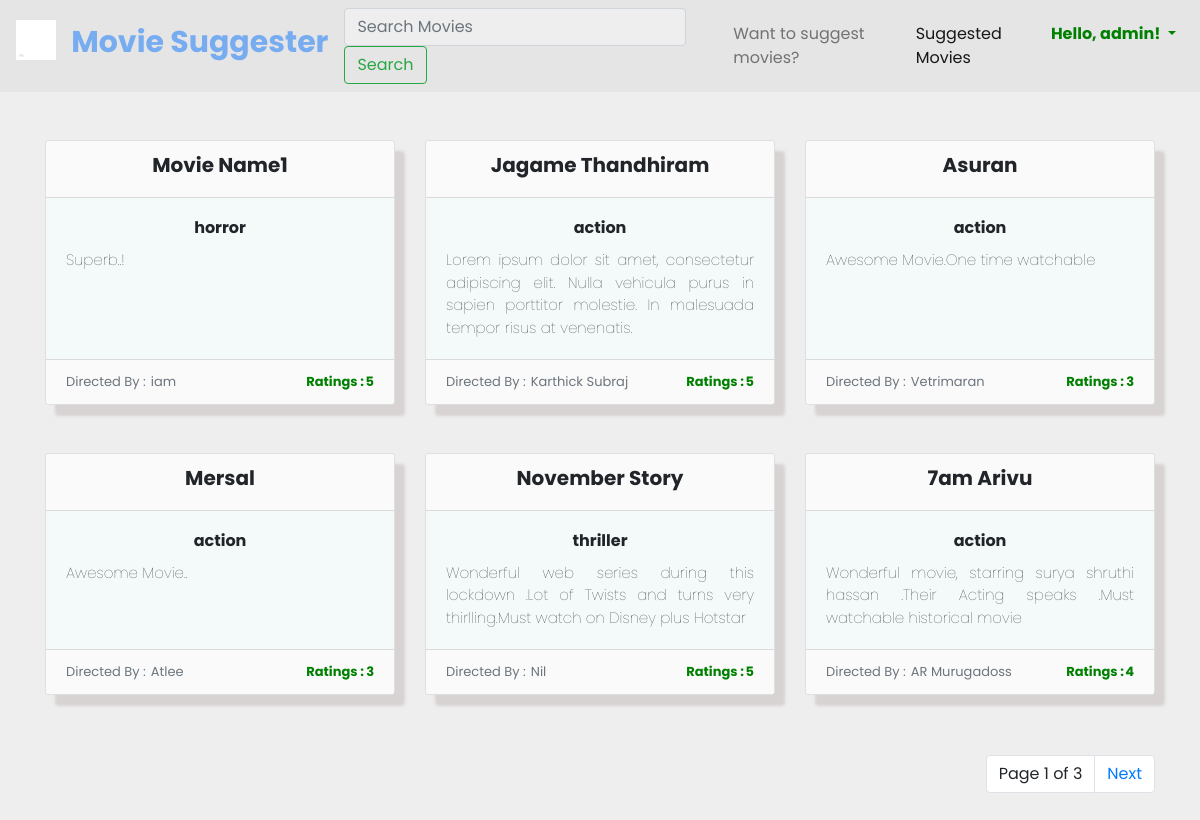
Page /ratedmovies (signed in) on the committed database.
### movierater/models.py (models this page shows)
class Rater(models.Model):
    error_css_class = "error"
    Movie_Name = models.CharField(max_length=100)
    Genre = models.CharField(max_length=50, choices=GENRE_TYPES)
    Directed_By= models.CharField(max_length=100)
    Description= models.TextField()
    Rating = models.CharField(max_length=10, choices=RATING, null=True)

### movierater/views.py (the view, shortened to what this page needs)
# urls.py: path('ratedmovies', views.rated_movies, name="rated"),
def rated_movies(request):
    rated_movies = Rater.objects.all().order_by('-id')
    paginator=Paginator(rated_movies, 6)
    page=request.GET.get('page')
    try:
        books=paginator.page(page)
    except:
        books=paginator.page(1)
    return render(request, 'rated_movies.html', {
        "rated_movies":books, "page":page
    })

### movierater/templates/rated_movies.html (shortened to what this page needs)
{% load static %}
<!DOCTYPE html>
<html lang="en">
  <head>
    <link
      href="https://cdn.jsdelivr.net/npm/bootstrap@5.0.1/dist/css/bootstrap.min.css"
      rel="stylesheet"
    />
    <link
      rel="stylesheet"
      href="https://maxcdn.bootstrapcdn.com/bootstrap/4.0.0/css/bootstrap.min.css"
    />
    <link rel="stylesheet" href="{% static 'css/rated_movies.css' %}" />
  </head>
  <body>
    <nav class="navbar navbar-expand-lg navbar-light mynav">
      <h3 class="navbar-brand" href="#">
        <img
          src="{% static 'images/34590-movie-theatre.gif' %}"
          width="40"
          height="40"
          class="d-inline-block align-top"
          alt=""
          style="background-color: #e5e5e5"
        />
        <span
          style="
            margin-left: 10px;
            font-size: 30px;
            font-weight: bolder;
            color: #77acf1;
          "
          >Movie Suggester</span
        >
      </h3>
      <div class="collapse navbar-collapse" id="navbarTogglerDemo02">
        <form class="form-inline my-2 my-lg-0" method="POST">
          <input
            class="form-control mr-sm-2"
            type="search"
            placeholder="Search Movies"
            aria-label="Search"
            name="search_movie"
            style="background-color: #eee"
          />
          <button class="btn btn-outline-success my-2 my-sm-0" type="submit">
            Search
          </button>
        </form>
        <ul class="navbar-nav ml-auto">
          <li class="nav-item">
            <a class="nav-link" href="{% url 'home' %}"
              >Want to suggest movies? <span class="sr-only">(current)</span></a
            >
          </li>
          <li class="nav-item active">
            <a class="nav-link" href="{% url 'rated' %}">Suggested Movies</a>
          </li>
          <li class="nav-item">
            <div class="collapse navbar-collapse" id="navbarNavDarkDropdown">
              <ul class="navbar-nav">
                <li class="nav-item dropdown">
                  <a
                    class="nav-link dropdown-toggle"
                    href="#"
                    id="navbarDarkDropdownMenuLink"
                    role="button"
                    data-bs-toggle="dropdown"
                    aria-expanded="false"
                    style="color: green; font-weight: bold"
                  >
                    Hello, {{request.user.username}}!
                  </a>
                </li>
              </ul>
            </div>
          </li>
        </ul>
      </div>
    </nav>
    <div class="container">
      <div class="row">
        {% for model in rated_movies %}
        <div class="col-lg-4 col-md-6 col-sm-12 mt-5">
          <div class="card text-center h-100">
            <div class="card-header" style="background-color: #fafafa">
              <h3 class="Title">{{model.Movie_Name}}</h3>
            </div>
            <div class="card-body" style="background-color: #f4f9f9">
              <h5 class="card-title Genre">{{model.Genre}}</h5>
              <p class="card-text Description">{{model.Description}}</p>
            </div>
            <div
              class="card-footer text-muted"
              style="background-color: #fafafa"
            >
              <span class="director">Directed By :</span>
              <span class="direct-name"> {{model.Directed_By}}</span>
              <span class="Rating">Ratings :</span>
              <span class="Rating-rate">{{model.Rating}}</span>
            </div>
          </div>
        </div>
        {% endfor %}
      </div>
    </div>
     {% include 'pagination.html' with page=rated_movies %}
  </body>
</html>

### movierater/static/css/rated_movies.css (style rules this page uses)
body { margin:30px; background:#eee; font-family: 'Poppins', sans-serif !important; }
.mynav { background-color: #e5e5e5; }
.Title { font-size: 20px; font-weight: bolder; }
.Genre { font-size: 16px; font-weight: bold; text-transform:lowercase; }
.Description { font-size: 15px; font-weight: lighter; text-align: justify; }
.director { font-size: 13px; float: left; }
.direct-name { font-size: 13px; float: left; padding-left:5px }
.Rating { font-size: 13px; position: absolute; right: 30px; color: green; font-weight: bold; }
.Rating-rate { font-size: 13px; float: right; color: green; font-weight: bold; }
.card { box-shadow: 10px 11px 3px 0px rgba(194,185,185,0.51); -webkit-box-shadow: 10px 11px 3px 0px rgba(194,185,185,0.51); -moz-box-shadow: 10px 11px 3px 0px rgba(194,185,185,0.51);; }

### movierater/templates/pagination.html (style rules this page uses)
body { background: #eee; font-family: "Poppins", sans-serif !important; }

### rows in the picture
Rater: Movie_Name "Movie Name1", Genre "horror", Description "Superb..!", Directed_By "iam", Rating "5"
Rater: Movie_Name "Jagame Thandhiram", Genre "action", Description "Lorem ipsum dolor sit amet, consectetur adipiscing elit. Nulla vehicula purus in sapien porttitor molestie. In malesuada tempor risus at venenatis.", Directed_By "Karthick Subraj", Rating "5"
Rater: Movie_Name "Asuran", Genre "action", Description "Awesome Movie.One time watchable", Directed_By "Vetrimaran", Rating "3"
Rater: Movie_Name "Mersal", Genre "action", Description "Awesome Movie..", Directed_By "Atlee", Rating "3"
Rater: Movie_Name "November Story", Genre "thriller", Description "Wonderful web series during this lockdown .Lot of Twists and turns very thirlling.Must watch on Disney plus Hotstar", Directed_By "Nil", Rating "5"
Rater: Movie_Name "7am Arivu", Genre "action", Description "Wonderful movie, starring surya shruthi hassan .Their Acting speaks .Must watchable historical movie", Directed_By "AR Murugadoss", Rating "4"

### other values in the picture
{{ request.user.username }} "admin"
{{ page.number }} "1"
{{ page.paginator.num_pages }} "3"
